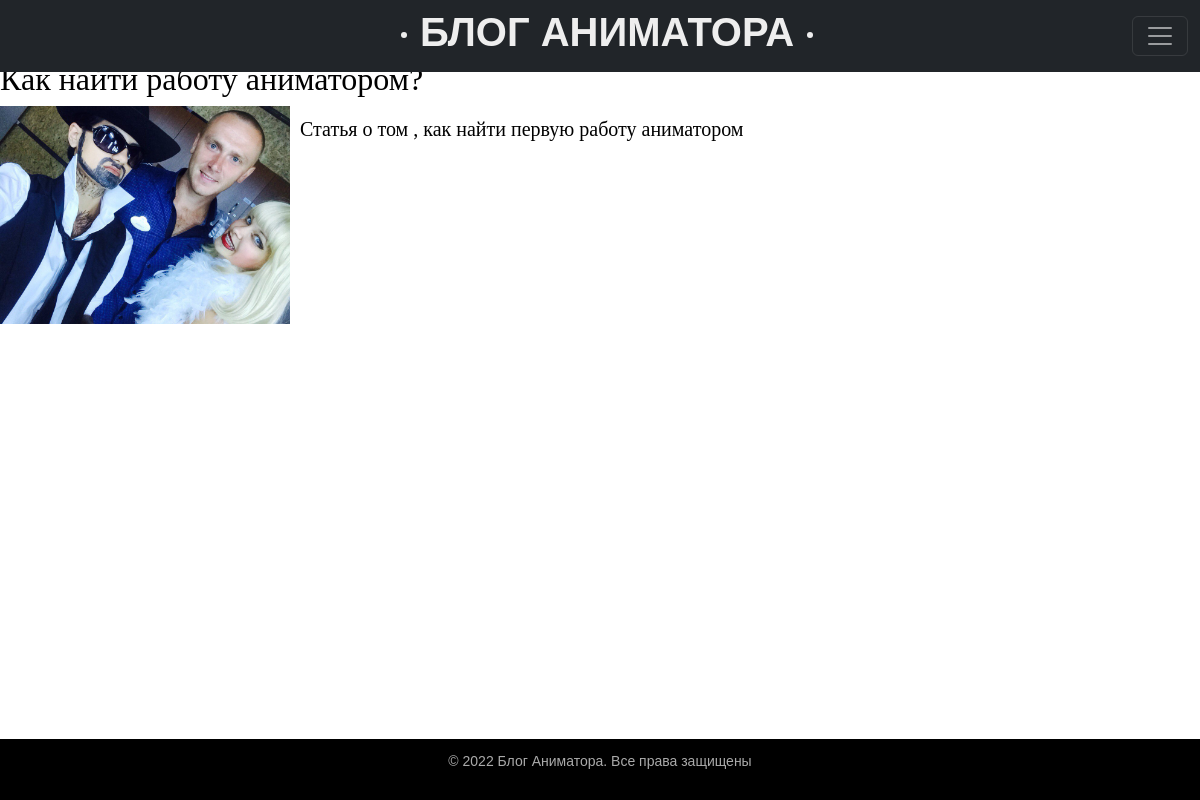
Page /post/kak-najti-rabotu-animatorom/ on the committed database.
### blog/models.py (models this page shows, shortened)
class Posts(models.Model):
    title=models.CharField(max_length=255)
    slug=models.SlugField(max_length=255, unique=True, db_index=True,verbose_name='URL')
    content=models.TextField(blank=True)
    photo=models.ImageField(upload_to='photos/%Y/%m/%d/')
    time_create=models.DateTimeField(auto_now_add=True)
    time_update=models.DateTimeField(auto_now=True)
    is_published=models.BooleanField(default=True)
    class Meta:
        verbose_name='Посты'
        verbose_name_plural='Посты'
        ordering=['-time_create','title']

### blog/views.py (the view)
# urls.py: path('post/<slug:post_slug>/',show_post, name='post'),
def show_post(request, post_slug):
    post=get_object_or_404(Posts,slug=post_slug)
    context={
        'post':post,
        'title':post.title,
    }
    return render(request,'blog/post.html',context=context)

### blog/templates/blog/post.html
{% extends 'blog/base.html' %}
{% block content %}
<h1>{{post.title}}</h1>
{% if post.photo %}
<p><img class="img-article-left" src="{{post.photo.url}}"></p>
{% endif %}
{{post.content | linebreaks}}
{% endblock %}

### blog/static/blog/css/styles.css (style rules this page uses)
html, body { font-family: 'Arial'; margin: 0; padding: 0; height: 100%; width: 100%; color: #000000; }
img { max-width: 600px; height: auto; }
img.img-article-left { max-width: 300px; height: auto; float: left; padding: 0 10px 10px 0; }
.content-text h1 { font-size: 32px; }

### rows in the picture
Posts: title "Как найти работу аниматором?", photo (picture), content "Статья о том , как найти первую работу аниматором"
